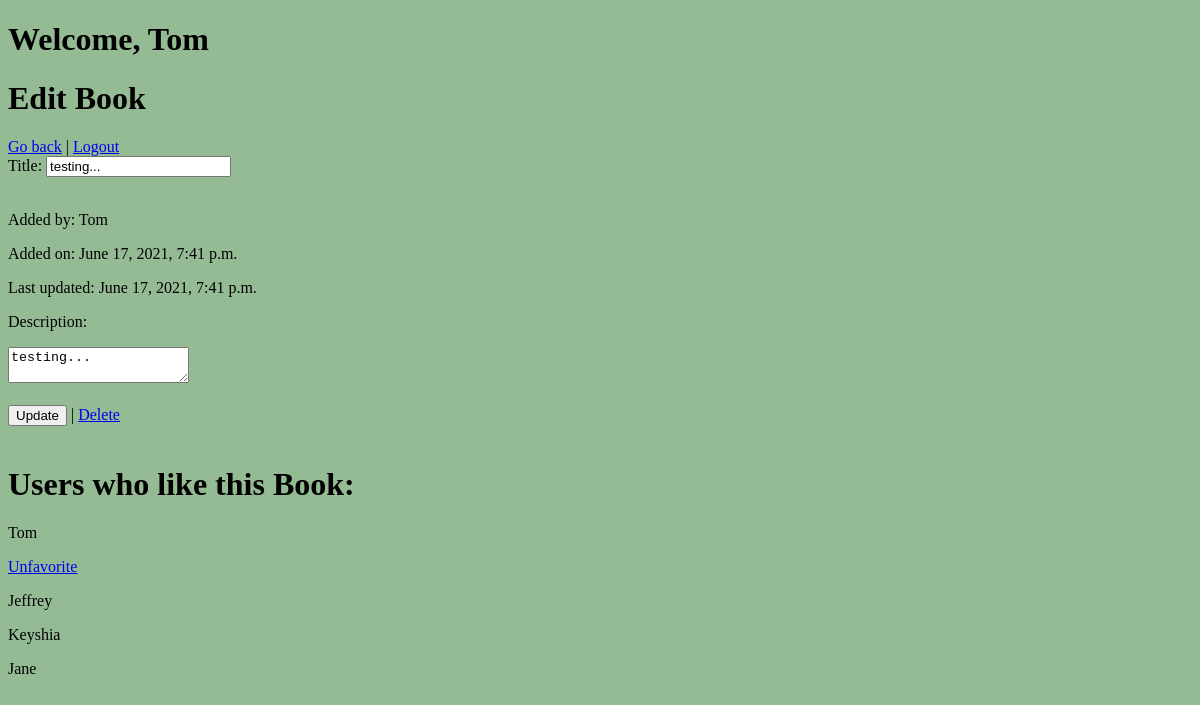
/was_favorited_check/1 (signed in), run on the app's committed database.
### favorite_books_app/models.py (models this page shows)
class User(models.Model):
    first_name = models.CharField(max_length=255)
    last_name = models.CharField(max_length=255)
    email = models.EmailField(max_length=255)
    password = models.CharField(max_length=255)
    updated_at = models.DateTimeField(auto_now=True)
    created_at = models.DateTimeField(auto_now_add = True)
    objects = UserManager()

class Book(models.Model):
    title = models.CharField(max_length= 255)
    author = models.CharField(max_length=255)
    description = models.TextField()
    created_at = models.DateTimeField(auto_now_add=True)
    updated_at = models.DateTimeField(auto_now=True)
    upload_status = models.ForeignKey(User, related_name="books", on_delete = models.CASCADE, null = True)
    users = models.ManyToManyField(User, related_name="Books")
    objects = BookManager()

### favorite_books_app/views.py (the view, shortened to what this page needs)
# urls.py: path('was_favorited_check/<int:id>', views.was_favorited_check),
def was_favorited_check(request, id):
    if 'user_id' not in request.session:
        return redirect('/')
    this_user = User.objects.filter(id = request.session['user_id'])
    clicked_book = Book.objects.get(id=id)
    book_likers = clicked_book.users.all()
    all_books= Book.objects.all()
    current_user = this_user[0]
    if current_user.id == clicked_book.upload_status.id:
        context = {
            "current_user" : this_user[0],
            "book_likers": book_likers,
            "clicked_book": Book.objects.get(id=id),
        }
        return render (request, "edit_book.html", context)

### favorite_books_app/templates/edit_book.html (shortened to what this page needs)
<!DOCTYPE html>
<html lang = "en">
<head>
    {% load static %}
    <link rel="stylesheet" href="{% static 'background-color.css' %}">
</head>
<body>
<h1 id="welcome-add">Welcome, {{ current_user.first_name }}</h1>
<h1>Edit Book</h1>
<a href= "/books">Go back</a> | <a id = "logout-add" href="/logout">Logout</a>
<form action="/update/{{ clicked_book.id }}" method='POST'>
    <label for="title">Title:</label>
    <input class="title" type="text" name = "title" value="{{ clicked_book.title }}">
    <br><br>
    <p>Added by: {{ clicked_book.upload_status.first_name }}</p>
    <p>Added on: {{ clicked_book.created_at }}</p>
    <p>Last updated: {{clicked_book.updated_at }}</p>
    <p class = "description">Description:</p>
    <textarea name="description">{{ clicked_book.description }}</textarea>
    <br><br>
    <input type="submit" name ="update-btn" value="Update" id = "button"> | <a href= "/delete/{{ clicked_book.id }}">Delete</a>
    <br><br>
</form>
<h1>Users who like this Book:</h1>
{% for user in book_likers %}
    <p> {{ user.first_name }} </p>
    {% if current_user.first_name == user.first_name %}
    <a href= "/unfavorite/{{ clicked_book.id }}">Unfavorite</a>
    {% endif %}
{% endfor %}
</body>
</html>

### favorite_books_app/static/background-color.css (style rules this page uses)
body { background-color:rgb(148, 187, 148); }
#welcome-add { flex: 1; }
#logout-add { margin-top: 20px; flex: 1; }

### data on the page
User: first_name "Tom"
Book: title "testing...", upload_status.first_name "Tom", created_at "June 17, 2021, 7:41 p.m.", updated_at "June 17, 2021, 7:41 p.m.", description "testing..."
User: first_name "Jeffrey"
User: first_name "Keyshia"
User: first_name "Jane"
